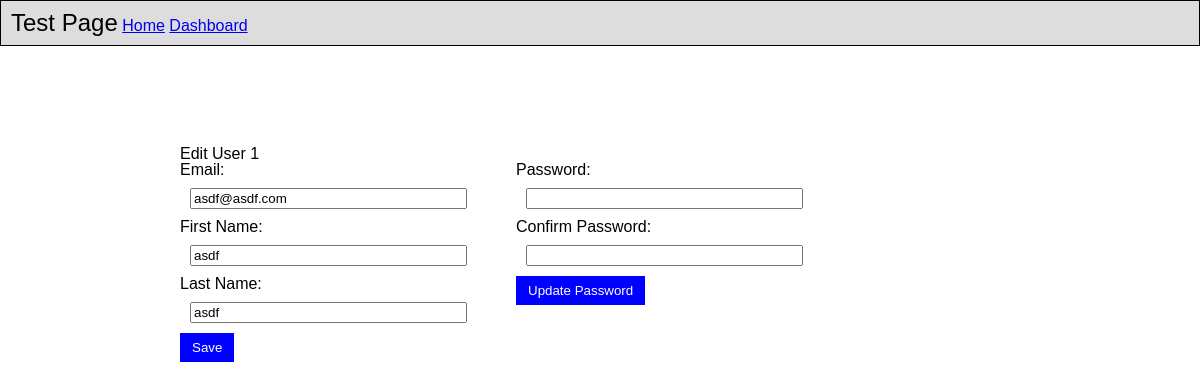
The app's page /admin_edit/1/, older data.
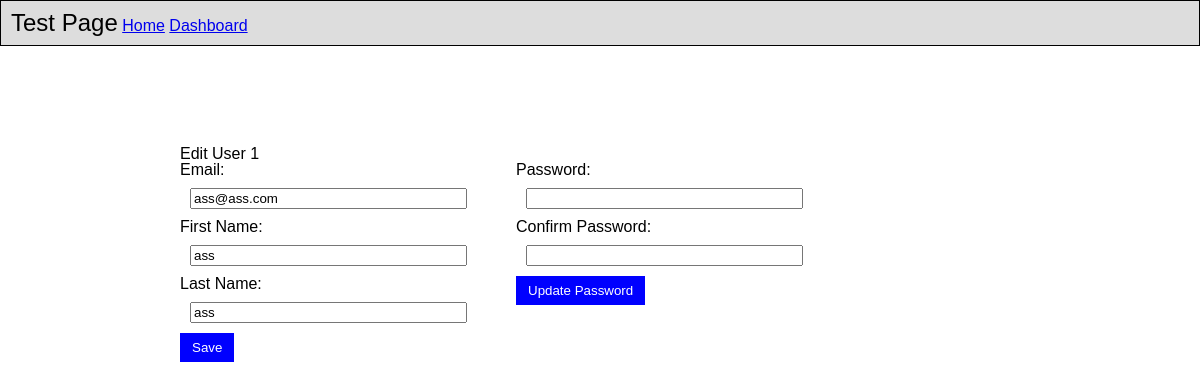
The same page, newer data.
### apps/dash/models.py (models this page shows)
class User(models.Model):
	first_name = models.CharField(max_length=50)
	last_name = models.CharField(max_length=50)
	email = models.EmailField()
	pw = models.CharField(max_length=100)
	created_at = models.DateTimeField(auto_now_add=True)
	updated_at = models.DateTimeField(auto_now=True)
	birthday = models.DateTimeField()
	user_level = models.IntegerField()
	objects = UserManager()

### apps/dash/views.py (the view)
# urls.py: path('admin_edit/', views.admin_edit, name="admin_edit"),
def admin_edit(request, uid):
	context = {
		'user':User.objects.get(id=uid),
	}
	return render(request, "dash/admin_edit.html",context)

### apps/dash/templates/dash/admin_edit.html (shortened to what this page needs)
<!DOCTYPE html>
<html>
<head>
  {% load static %}
  <link rel="stylesheet" type="text/css" href="../../static/reset.css">
  <link rel="stylesheet" type="text/css" href="../../static/edit.css">
</head>
<body>
  <div>
    <div>
      <ul>
        <li><h3>Test Page</h3></li>
        <li><a href="#">Home</a></li>
        <li><a href="/dashboard/">Dashboard</a></li>
      </ul>
      <div id="wrapper">
        <h1>Edit User {{user.id}}</h1>
        <form action="/admin_edit_user/" method="post">
          <label for="email">Email:</label>
          <input type="email" name="email" value="{{user.email}}"/>
          <label for="first_name">First Name:</label>
          <input type="text" name="first_name" value="{{user.first_name}}"/>
          <label for="last_name">Last Name:</label>
          <input type="text" name="last_name" value="{{user.last_name}}"/>
          <button type="submit">Save</button>
        </form>
        <form action="/admin_edit_password/" method="post">
          <label for="pw">Password:</label>
          <input type="password" name="pw"/>
          <label for="pw">Confirm Password:</label>
          <input type="password" name="pw_confirm"/>
          <button type="submit">Update Password</button>
        </form>
      </div>
    </div>
  </div>
</body>
</html>

Row changes from the older to the newer data that the page shows:
changed User id 1: email "asdf@asdf.com" → "ass@ass.com"; first_name "asdf" → "ass"; last_name "asdf" → "ass"
